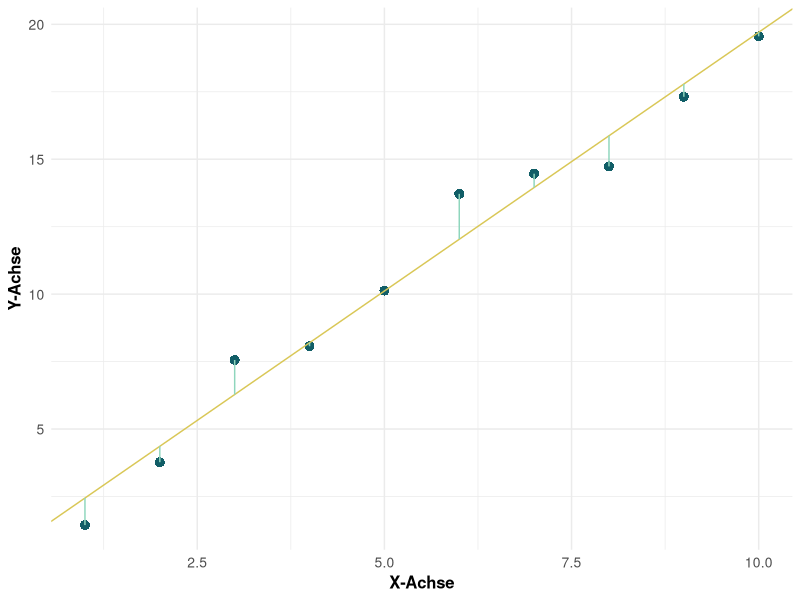

The R script that drew this image:
# Installiere ggplot2, wenn es noch nicht installiert ist
# install.packages("ggplot2")

# Lade das ggplot2-Paket
library(ggplot2)

# Erstelle Daten mit mindestens 10 Punkten
set.seed(123)  # Für die Reproduzierbarkeit der Zufallsdaten
x <- 1:10
y <- 2*x + rnorm(10)

# Erstelle ein Datenrahmen
data <- data.frame(x, y)

# Führe eine lineare Regression durch
lm_model <- lm(y ~ x, data=data)

# Projiziere die Punkte auf die Gerade
data$y_proj <- predict(lm_model, data)

# Berechne die Varianz der auf die Gerade projizierten Punkte
var_proj <- var(data$y_proj)

# Erstelle die Plot-Grafik
ggplot(data, aes(x, y)) +
  geom_point(color = "#115E67", size = 3, shape = 16) +  # Füge Punkte hinzu und passe Farbe, Größe und Form an
  geom_abline(intercept = coef(lm_model)[1], slope = coef(lm_model)[2], linetype="solid", color="#D9C756") +  # Füge die ursprüngliche Gerade hinzu und passe Farbe und Linientyp an
  geom_segment(aes(x = x, y = y, xend = x, yend = y_proj), color = "#8FD6BD") +  # Füge die Projektionslinien hinzu und passe Farbe an
  labs(x="X-Achse",
       y="Y-Achse") +
  theme_minimal() +  # Wähle ein minimalistisches Design
  theme(plot.title = element_text(hjust = 0.5, size = 14, face = "bold"),  # Zentriere und passe die Größe des Titels an
        axis.title = element_text(size = 12, face = "bold"),  # Passe die Größe der Achsentitel an
        axis.text = element_text(size = 10),  # Passe die Größe der Achsentexte an
        legend.position="none")  # Entferne die Legende (da wir keine spezifischen Legendeninformationen haben)
